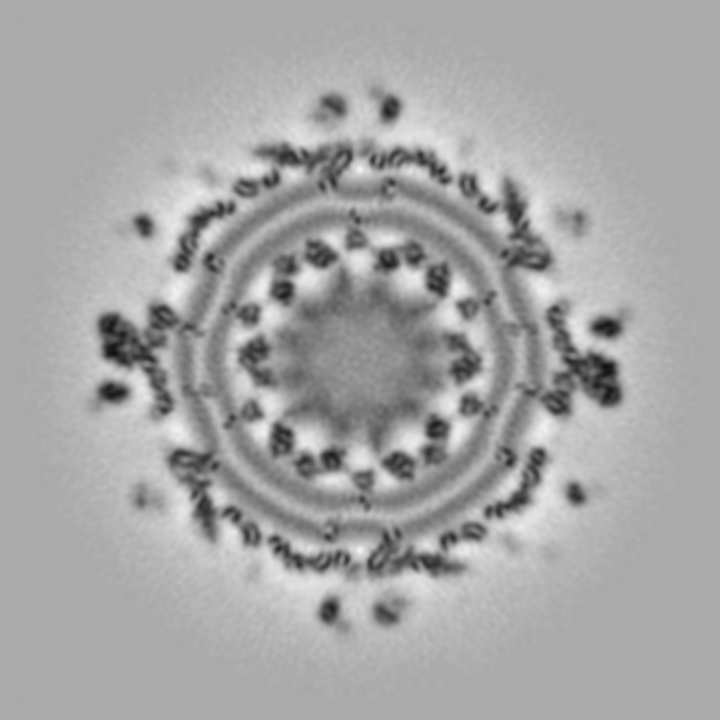
#> input picture fouriertransform/Figures/fft1.png, 720 x 720 px
$ python glowpass.py
#> lines starting #> are read from the running program, lines starting #| are printed output that depends on the picture
import numpy, math
import cv2
import scipy.fftpack as fftim
from PIL import Image

# Opening the image and converting it to grayscale.
b = Image.open('../Figures/fft1.png').convert('L')
# Performing FFT.
c = fftim.fft2(b)
# Shifting the Fourier frequency image.
d = fftim.fftshift(c)
# Intializing variables for convolution function.
M = d.shape[0]
#> M = 720
N = d.shape[1]
#> N = 720
# H is defined and
# values in H are initialized to 1.
H = numpy.ones((M,N))
center1 = M/2
#> center1 = 360
center2 = N/2
#> center2 = 360
d_0 = 30.0 # cut-off radius
t1 = 2*d_0
# Defining the convolution function for GLPF
for i in range(1,M):
    for j in range(1,N):
        r1 = (i-center1)**2+(j-center2)**2
        # euclidean distance from
        # origin is computed
        r = math.sqrt(r1)
        # using cut-off radius to
        # eliminate high frequency
        if r > d_0:
            H[i,j] = math.exp(-r**2/t1**2)
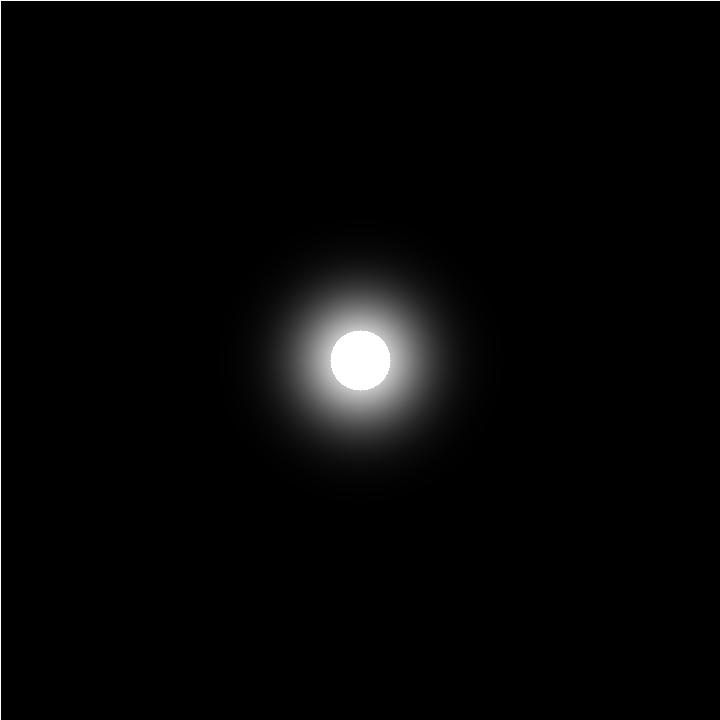
#> H: shape (720, 720) float64; min 8.02e-32, max 1, mean 0.0252

# Converting H to an image.
H =  Image.fromarray(H)
#> H: PIL image 720x720 F
# Performing the convolution.
con = d * H
# Computing the magnitude of the inverse FFT.
e = abs(fftim.ifft2(con))
# Saving the image as glowpass_output.png in
# Figures folder .
cv2.imwrite('../Figures/glowpass_output.png', e)
